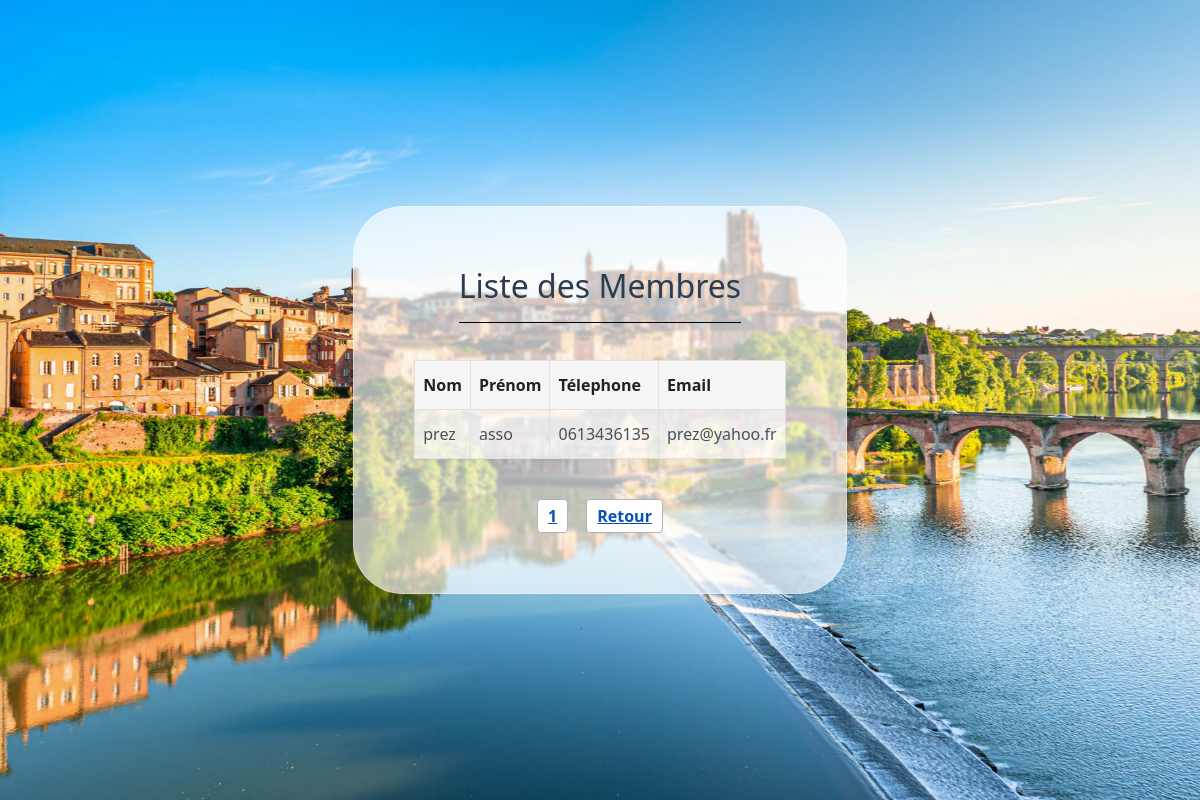
/models/panneauAdmin/listingMembres.php (signed in), run on the app's committed database.
### tables this page shows
CREATE TABLE `utilisateurs` (
  `id_utilisateur` int(11) NOT NULL,
  `nom_utilisateur` text NOT NULL,
  `prenom_utilisateur` text NOT NULL,
  `telephone` text NOT NULL,
  `email` text NOT NULL,
  `password` varchar(255) NOT NULL,
  `profil` text NOT NULL,
  `association_id` int(11) DEFAULT NULL
);

### database/DAO.php (called while the page is built, shortened)
<?php
class DAOReservation {
private $host="localhost";
private $dbname="reservation-salles";
private $username="root";
private $password="";
private $dbh;
public function connexion() {
try {
$this->dbh = new PDO('mysql:host='.$this->host.';dbname='.$this->dbname, $this->username, $this->password);
} catch (PDOException $e) {
throw $e;
}
}
public function getMembresByAssociation($id_association) {
    $membres = $this->dbh->prepare("SELECT * FROM utilisateurs WHERE association_id=?");
    $membres->execute([$id_association]);
    return $membres->fetchAll(PDO::FETCH_ASSOC);
}
}
?>

### models/panneauAdmin/listingMembres.php (the view, shortened to what this page needs)
<?php
require_once('../../database/DAO.php');
$dao = new DAOReservation();
$dao->connexion();
if (isset($_SESSION["association_id"])) {
    $association_id = $_SESSION["association_id"];
} else {
    echo "Aucune association connectée.";
}
$membres =$dao->getMembresByAssociation($association_id);
$parPage = 5;
$page = isset($_GET['page']) ? (int)$_GET['page'] : 1;
$total = count($membres);
$totalPages = ceil($total / $parPage);
$start = ($page - 1) * $parPage;
$membresPage = array_slice($membres, $start, $parPage);
require_once('../../templates/headers.php');
?>
<main id="mainGestion">
    <article id="formGestion">
        <h2 id="titreliste">Liste des Membres</h2>
    <table id="tableListe">
        <thead>
            <tr>
                <th>Nom</th>
                <th>Prénom</th>
                <th>Télephone</th>
                <th>Email</th>
            </tr>
        </thead>
        <tbody>
            <?php foreach ($membresPage as $membre) { ?>
            <tr>
                <td><?php print $membre['nom_utilisateur'] ?></td>
                <td><?php print $membre['prenom_utilisateur'] ?></td>
                <td><?php print $membre['telephone'] ?></td>
                <td><?php print $membre['email'] ?></td>
            </tr>
            <?php } ?>
        </tbody>
    </table>
        <section class="pagination">
            <?php for ($i = 1; $i <= $totalPages; $i++): ?>
                <a href="?page=<?= $i ?>" <?= $i === $page ? 'style="font-weight:bold;text-decoration:underline;"' : '' ?>><?= $i ?></a>
                <a href="../../controllers.php" class="btn-retour" style="font-weight:bold;text-decoration:underline;">Retour</a>
            <?php endfor; ?>
        </section>
    </article>
</main>

### public/styles/components/calendar.css (style rules this page uses)
:root { --bs-link-color-rgb: #2b3d4f; --bs-heading-color: #2b3d4f; }

### public/styles/components/inscription.css (style rules this page uses)
h2 { margin-bottom: 20%; text-align: center; border-bottom: 1px solid #000000; padding-bottom: 16px; }

### public/styles/components/gestion.css (style rules this page uses)
#mainGestion { margin: 0; padding: 0; width: 100vw; min-height: 100vh; display: flex; align-items: center; justify-content: center; background-image: url("../img/pont.jfif"); background-size: cover; background-repeat: no-repeat; background-position: center; image-rendering: auto; background-attachment: fixed; }
#formGestion { display: flex; flex-direction: column; align-items: center; padding: 60px; border-radius: 50px; background: rgba(255, 255, 255, 0.65); -webkit-backdrop-filter: blur(1px); backdrop-filter: blur(1px); border: 1px solid rgba(255, 255, 255, 0.325); }
h2 { margin-bottom: 10%; text-align: center; border-bottom: 1px solid #000000; padding-bottom: 16px; }
.pagination { margin-top: 20px; text-align: center; display: flex; justify-content: center; gap: 8px; }
.pagination a { color: #0a50b9; margin: 0 5px; text-decoration: none; font-weight: normal; border: 1px solid #b2b2b2; padding: 4px 10px; border-radius: 4px; background: #fff; transition: background 0.2s, color 0.2s, border 0.2s; display: inline-block; }
#tableListe { width: 100%; border-collapse: collapse; background: #ffffffa0; box-shadow: 0 2px 8px rgba(0,0,0,0.05); margin-bottom: 20px; }
#tableListe th, #tableListe td { border: 1px solid #e0e0e0; padding: 12px 8px; text-align: left; }
#tableListe th { background-color: #f5f5f5; font-weight: bold; color: #222; }

### data on the page
utilisateurs: nom_utilisateur "prez", prenom_utilisateur "asso", telephone "0613436135", email "prez@yahoo.fr"
